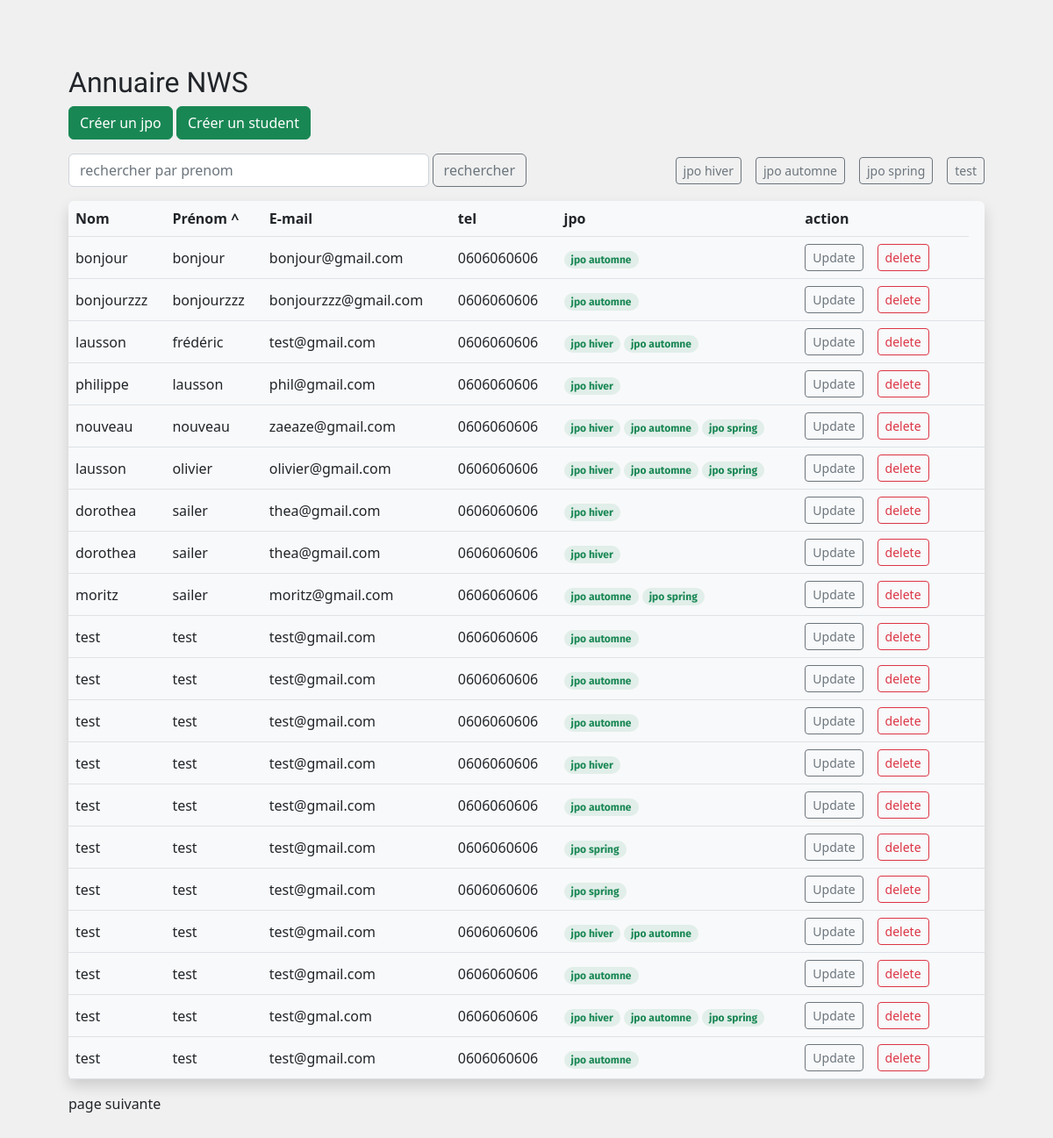
The page /?sort=prenom&dir=asc on the database its author committed.
### tables this page shows
CREATE TABLE `jpo` (
  `id` int(11) NOT NULL,
  `name` varchar(250) NOT NULL,
  `date` date NOT NULL
);

CREATE TABLE `student` (
  `id` int(11) NOT NULL,
  `nom` text NOT NULL,
  `prenom` text NOT NULL,
  `mail` text NOT NULL,
  `number` varchar(250) NOT NULL
);

### controller/StudentReadController.php (called while the page is built)
<?php
require_once('./services/connectDB.php');
require_once('./manager/BaseManager.php');
require_once('./manager/JpoManager.php');
$readcontroller = new StudentReadController();
$readcontroller->count();
$pages = $readcontroller->pages();
$page = $readcontroller->page();
$students = $readcontroller->read();
$jpo = $readcontroller->readJpo();
require_once('./view/home.php');
class StudentReadController {
    public function readJpo() {
        $jpo = new JpoManager();
        return $jpo->getAll();
    }
    public function read() {
        $students = new BaseManager();
        return  $students->getAll();
    }
    public function count() {
        $students = new BaseManager();
        return  $students->count();
    }
    public function pages() {
        $students = new BaseManager();
        return  $students->pages();
    }
    public function page() {
        $students = new BaseManager();
        return  $students->page();
    }
}

### index.php (called while the page is built)
<?php
require_once "controller\StudentReadController.php";

### services/connectDb.php (called while the page is built, shortened)
<?php
class Database
{
    private  $host;
    private  $dbname;
    private  $login;
    private  $pwd;
    public function __construct()
    {
        $this->host = json_decode(file_get_contents('services\connect.json'), true)["HOST"];
        $this->dbname = json_decode(file_get_contents('services\connect.json'), true)["DBNAME"];
        $this->login = json_decode(file_get_contents('services\connect.json'), true)["LOGIN"];
        $this->pwd = json_decode(file_get_contents('services\connect.json'), true)["PWD"];
    }
    public function DB()
    {
        try{
            $this->connection = new PDO('mysql:host=' . $this->host . ';dbname=' .$this->dbname, $this->login , $this->pwd );
            return $this->connection;
        } catch (Exeption $e) {
            die('Erreur :' .$e->getMessage());
        }
    }
}

### manager/JpoManager.php (called while the page is built, shortened)
<?php
require_once('./services/connectDb.php');
require_once('./model/Jpo.php');
class JpoManager {
    public function getAll() {
        $jpo = [];
        $connectDb = new Database();
        $sql = "SELECT * FROM jpo";
        $req = $connectDb->connection->prepare($sql);
        $req->execute();
        $resultat = $req->fetchAll(PDO::FETCH_ASSOC);
            foreach($resultat as $row) {
                $jpo[] = new Jpo($row);
            }
        return $jpo;
    }
}

### model/Jpo.php (called while the page is built, shortened)
<?php
class Jpo {
    public $name;
    public function __construct($row) {
        $this->name = $row["name"];
    }
    public function get_name() {
        return $this->name;
    }
}

### manager/UrlHelper.php (called while the page is built)
<?php
class UrlHelper {
    public static function withParam($data, string $param, $value) {
        return http_build_query(array_merge($data, [$param => $value]));
    }
    public static function withParams($data, array $params) {
        return http_build_query(array_merge($data, $params));
    }
}

### manager/BaseManager.php (called while the page is built, shortened)
<?php
require_once('./services/connectDb.php');
require_once('./controller/StudentConnectionController.php');
require_once('./model/Student.php');
require_once('JpoStudentManager.php');
require_once('UrlHelper.php');
class BaseManager {
    public function count() {
        $connectDb = new Database();
        $sqlCount = "SELECT COUNT(id) as count FROM student";
        if (!empty($_GET['q'])) {
            $params['nom'] = '%' . $_GET['q'] . '%';
            $sqlCount .= " WHERE nom LIKE :nom";
            $req = $connectDb->connection->prepare($sqlCount);
            $req->execute($params);
        } else {
            $req = $connectDb->connection->prepare($sqlCount);
            $req->execute();
        }
        $this->count = (int)$req->fetch()['count'];
        return $this->count;
    }
    public function getAll() {
        $students = [];
        $connectDb = new Database();
        $sql = "SELECT * FROM student";
        $params =[];
        $filtre = ["nom", "prenom", "mail"];
        if (!empty($_GET['sort']) && in_array($_GET['sort'], $filtre)) {
            $direction = $_GET['dir'] ?? 'asc';
            $sql .= " Order BY " . $_GET['sort'] . " $direction ";
        }
            $this->offset = ($this->page()-1) * 20;
            $sql .= " LIMIT " . 20 . " OFFSET $this->offset";
            $req = $connectDb->connection->prepare($sql);
            $req->execute($params);
            $resultat = $req->fetchAll(PDO::FETCH_ASSOC);
            foreach($resultat as $row) {
                $students[] = new Student($row);
            }
            return $students;
    }
    public function page() {
        return $this->page = (int)($_GET['p'] ?? 1);
    }
    public function pages() {
        $this->pages = ceil($this->count() / 20);
        return $this->pages;
    }
}

### model/student.php (called while the page is built, shortened)
<?php
require_once('./manager/JpoStudentManager.php');
class Student {
    public $name;
    public $firstname;
    public $mail;
    public $tel;
    public $id;
    public function __construct($row) {
        $this->name = $row["nom"];
        $this->firstname = $row["prenom"];
        $this->mail = $row["mail"];
        $this->tel = $row["number"];
        $this->id = $row["id"];
        $this->set_jpos();
    }
    public function set_jpos() {
        $jpoStudent = new JpoStudentManager;
        $this->jpo = $jpoStudent->read($this->id);
    }
    public function get_name() {
        return $this->name;
    }
    public function get_prenom() {
        return $this->firstname;
    }
    public function get_mail() {
        return $this->mail;
    }
    public function get_tel() {
        return $this->tel;
    }
}

### manager/JpoStudentManager.php (called while the page is built, shortened)
<?php
require_once('./services/connectDb.php');
require_once('./controller/StudentConnectionController.php');
require_once('./model/Student.php');
class JpoStudentManager {
    public function read($id) {
        $connectDb = new Database();
        $sql2 ="SELECT name FROM jpo INNER JOIN jpostudent ON jpo.id = jpostudent.id_jpo INNER JOIN student On jpostudent.id = student.id WHERE student.id = $id";
        $req2 = $connectDb->connection->prepare($sql2);
        $req2->execute();
        $jpos = $req2->fetchAll(PDO::FETCH_ASSOC);
        return $jpos;
    }
}

### view/table.php (the view, shortened to what this page needs)
<?php
require_once('./controller/StudentReadController.php');
require_once('./manager/TableHelper.php');
?>
<div class="d-flex justify-content-between gap-3 mt-3 mb-3 align-items-center">
	<div class="flex-fill">
		<form class="d-flex justify-content-start gap-1 align-items-center" action="">
			<input type="text" class="form-control" name="q" placeholder="rechercher par prenom" value="<?= htmlentities($_GET['q'] ?? null) ?>">
			<button class="btn btn-outline-secondary">rechercher</button>
		</form>
	</div>
	<div class="d-flex justify-content-end gap-3 align-items-center flex-fill">
		<?php
		foreach($jpo as $rows ) {
		?>
		<form action="">
			<button class="btn
			<?php
			if (isset($_GET['f'])) {
			if ($_GET['f'] == $rows->get_id()) {
					?>
					btn-outline-success
					<?php
			} else {
				?>
				btn-outline-secondary
				<?php
			}
			} else {
				?>
				btn-outline-secondary
				<?php
			}
			?> btn-sm"><?php echo $rows->get_name(); ?></button>
		</form>
		<?php
		}
			?>
	</div>
</div>
<table class="table align-middle shadow rounded bg-light">
	<thead class="">
		<tr>
		<th><?php echo TableHelper::sort('nom', 'Nom', $_GET) ?></th>
		<th><?php echo TableHelper::sort('prenom', 'Prénom', $_GET) ?></th>
		<th><?php echo TableHelper::sort('mail', 'E-mail', $_GET) ?></th>
		<th>tel</th>
		<th>jpo</th>
		<th>action</th>
		</tr>
	</thead>
	<tbody class="">
	<?php
	if(!empty($students)) {
		$increment = 1;
		foreach($students as $row ) {
	?>
	<tr>
		<td><?php echo $row->get_name(); ?></td>
		<td><?php echo $row->get_prenom(); ?></td>
		<td><?php echo $row->get_mail(); ?></td>
		<td><?php echo $row->get_tel(); ?></td>
		<td>
		<?php
		$increment = $increment + 1;
		foreach ($row->jpo as $key => $value) {
			foreach ($value as $name) {
			?>
				<p class="badge text-success mb-0 bg-success bg-opacity-10 rounded-pill px-2 py-1"><?php echo $name; ?></p>
		<?php
		}
		}
		?>
		</td>
		<td>
			<div class="d-flex justify-content-start align-items-center gap-3">
			<button type="button" class="btn btn-outline-secondary btn-sm" data-bs-toggle="modal" data-bs-target="<?php echo "#exampleModal$increment" ?>">
			Update
			</button>
			<form class="mb-0" action="controller\StudentDeleteController.php" method="POST">
				<input type="submit" class="btn btn-outline-danger btn-sm" name="delete" value="delete">
			</form>
			<div>
		<td>
	</tr>
    <?php
		}
	} else {
		?>
		<td>il n'y a pas de student !</td>
		<?php
	}
	?>
  </tbody>
</table>
<?php if ($pages  > 1 && $page < $pages): ?>
	<a href="?<?= UrlHelper::withParam($_GET, "p", $page + 1) ?>">page suivante</a>
<?php endif?>

### view/css/style.css (style rules this page uses)
:root { --gray: #746d6d; }
p { font-family: 'Fira Sans', sans-serif; font-weight: 400; color: var(--grey); font-size: 1.1em; line-height: 1.4; }
a { text-decoration: none !important; color: var(--grey) !important; }

### rows shown on the page
jpo: name "jpo hiver"
jpo: name "jpo automne"
jpo: name "jpo spring"
jpo: name "test"
student: nom "bonjour", prenom "bonjour", mail "bonjour@gmail.com", number "0606060606"
student: nom "bonjourzzz", prenom "bonjourzzz", mail "bonjourzzz@gmail.com", number "0606060606"
student: nom "lausson", prenom "frédéric", mail "test@gmail.com", number "0606060606"
student: nom "philippe", prenom "lausson", mail "phil@gmail.com", number "0606060606"
student: nom "nouveau", prenom "nouveau", mail "zaeaze@gmail.com", number "0606060606"
student: nom "lausson", prenom "olivier", mail "olivier@gmail.com", number "0606060606"
student: nom "dorothea", prenom "sailer", mail "thea@gmail.com", number "0606060606"
student: nom "dorothea", prenom "sailer", mail "thea@gmail.com", number "0606060606"
student: nom "moritz", prenom "sailer", mail "moritz@gmail.com", number "0606060606"
student: nom "test", prenom "test", mail "test@gmail.com", number "0606060606"
student: nom "test", prenom "test", mail "test@gmail.com", number "0606060606"
student: nom "test", prenom "test", mail "test@gmail.com", number "0606060606"
student: nom "test", prenom "test", mail "test@gmail.com", number "0606060606"
student: nom "test", prenom "test", mail "test@gmail.com", number "0606060606"
student: nom "test", prenom "test", mail "test@gmail.com", number "0606060606"
student: nom "test", prenom "test", mail "test@gmail.com", number "0606060606"
student: nom "test", prenom "test", mail "test@gmail.com", number "0606060606"
student: nom "test", prenom "test", mail "test@gmail.com", number "0606060606"
student: nom "test", prenom "test", mail "test@gmal.com", number "0606060606"
student: nom "test", prenom "test", mail "test@gmail.com", number "0606060606"

### other values the page prints
$label "Nom Prénom E-mail"
$icon "^"
